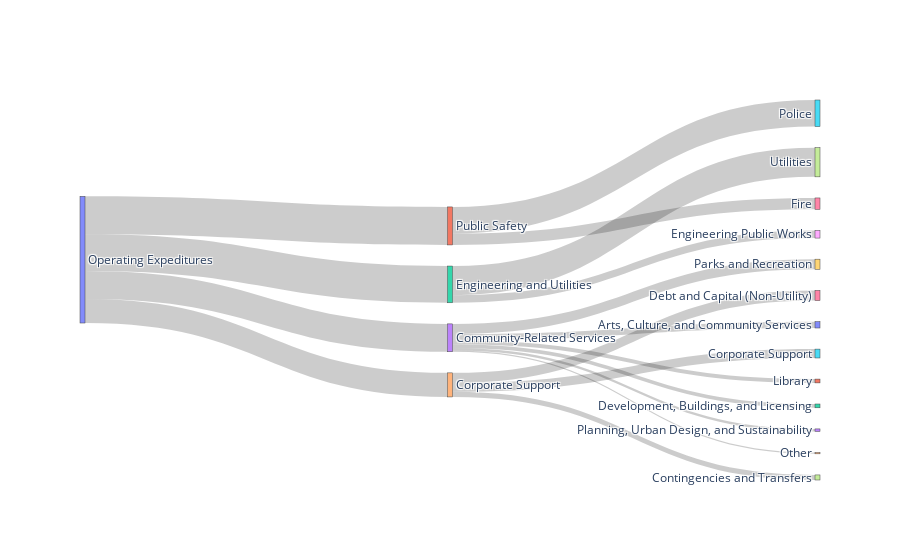

Notebook cell for this chart:
### Code cell
# data to dict, dict to sankey
link = dict(source = source, target = target, value = value)
node = dict(label = label, pad=50, thickness=5)
data = go.Sankey(link = link, node=node)
# plot
fig = go.Figure(data)
fig.show()

### Figure 1 — Plotly figure (JSON) as saved in the notebook; plotly's stock layout.template omitted (floating-point values rounded to 4 significant figures)
{"data": [{"link": {"source": [0, 0, 0, 0, 1, 1, 2, 2, 3, 3, 3, 3, 3, 3, 4, 4, 4], "target": [1, 2, 3, 4, 5, 6, 7, 8, 9, 10, 11, 12, 13, 14, 15, 16, 17], "value": [484500, 468350, 355300, 306850, 339150, 145350, 371450, 96900, 129200, 80750, 48450, 48450, 32300, 16150, 113050, 129200, 64600]}, "node": {"label": ["Operating Expeditures", "Public Safety", "Engineering and Utilities", "Community-Related Services", "Corporate Support", "Police", "Fire", "Utilities", "Engineering Public Works", "Parks and Recreation", "Arts, Culture, and Community Services", "Library", "Development, Buildings, and Licensing", "Planning, Urban Design, and Sustainability", "Other", "Corporate Support", "Debt and Capital (Non-Utility)", "Contingencies and Transfers"], "pad": 50, "thickness": 5}, "type": "sankey"}], "layout": {}}
